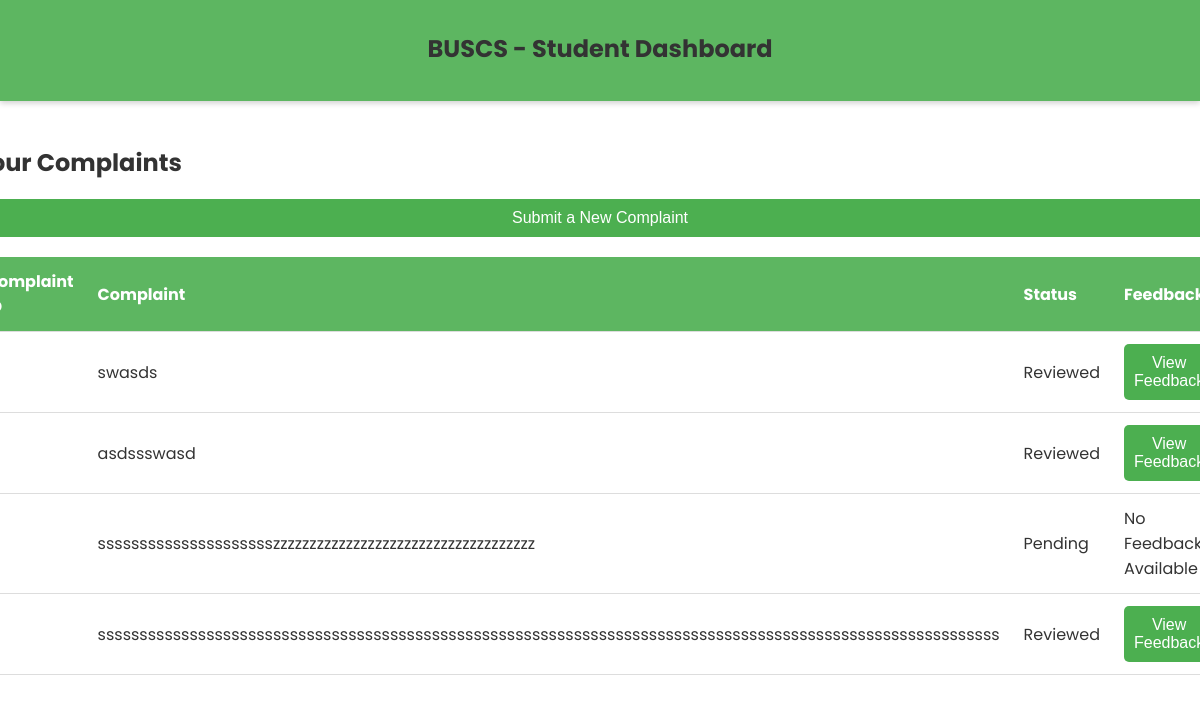
The app's page /student_dashboard.php (signed in) with its own data.
### tables this page shows
CREATE TABLE `complaints` (
  `ComplaintID` int(11) NOT NULL,
  `UserID` varchar(255) NOT NULL,
  `ComplaintText` text NOT NULL,
  `Status` enum('Pending','Assigned','Reviewed') DEFAULT 'Pending',
  `CategoryID` int(11) DEFAULT NULL,
  `Attachment` varchar(255) DEFAULT NULL,
  `CreatedAt` timestamp NOT NULL DEFAULT current_timestamp(),
  `UpdatedAt` timestamp NOT NULL DEFAULT current_timestamp() ON UPDATE current_timestamp()
);

### student_dashboard.php (the view, shortened to what this page needs)
<?php
include('dbconnect.php');
$userID = $_SESSION['UserID'];
$query = "
    SELECT c.ComplaintID, c.ComplaintText, c.Status,
           (SELECT GROUP_CONCAT(am.MessageText SEPARATOR '\n')
            FROM adminmessages am
            WHERE am.ComplaintID = c.ComplaintID) AS Feedback
    FROM complaints c
    WHERE c.UserID = ?
";
$stmt = $conn->prepare($query);
$stmt->bind_param("s", $userID);
$stmt->execute();
$result = $stmt->get_result();
$complaints = [];
while ($row = $result->fetch_assoc()) {
    $complaints[] = $row;
}
?>
<!DOCTYPE html>
<html lang="en">
<head>
    <link rel="stylesheet" href="styles.css">
</head>
<body>
    <header class="header">
        <h1>BUSCS - Student Dashboard</h1>
    </header>
    <div class="dashboard-container">
        <h2>Your Complaints</h2>
        <div class="submit-complaint">
            <a href="submit_complaint.php">
                <button class="btn-submit">Submit a New Complaint</button>
            </a>
        </div>
        <table>
            <thead>
                <tr>
                    <th>Complaint ID</th>
                    <th>Complaint</th>
                    <th>Status</th>
                    <th>Feedback</th>
                </tr>
            </thead>
            <tbody>
                <?php foreach ($complaints as $complaint): ?>
                    <tr>
                        <td><?php echo $complaint['ComplaintID']; ?></td>
                        <td><?php echo $complaint['ComplaintText']; ?></td>
                        <td><?php echo $complaint['Status']; ?></td>
                        <td>
                            <?php if ($complaint['Feedback']): ?>
                                <button class="btn-feedback" onclick="openModal(<?php echo $complaint['ComplaintID']; ?>)">View Feedback</button>
                            <?php else: ?>
                                No Feedback Available
                            <?php endif; ?>
                        </td>
                    </tr>
                <?php endforeach; ?>
            </tbody>
        </table>
    </div>
</body>
</html>

### styles.css (style rules this page uses)
body { font-family: 'Poppins', sans-serif; background-image: url('background.jpg'); background-size: cover; background-position: center; background-repeat: no-repeat; background-attachment: fixed; margin: 0; padding: 0; display: flex; flex-direction: column; align-items: center; justify-content: center; height: 100vh; color: #333; }
header { position: fixed; top: 0; left: 0; width: 100%; background-color: rgba(76, 175, 80, 0.9); color: white; padding: 15px 0; text-align: center; font-size: 28px; font-weight: 600; box-shadow: 0 2px 6px rgba(0, 0, 0, 0.2); z-index: 10; }
h1 { font-size: 24px; margin-bottom: 20px; color: #333; }
button { width: 100%; padding: 10px; background-color: #4CAF50; color: white; border: none; border-radius: 5px; font-size: 16px; cursor: pointer; transition: background-color 0.3s ease; }
table { width: 100%; border-collapse: collapse; margin-top: 20px; background-color: rgba(255, 255, 255, 0.9); border-radius: 8px; overflow: hidden; }
table th, table td { padding: 12px; text-align: left; border-bottom: 1px solid #ddd; }
table th { background-color: rgba(76, 175, 80, 0.9); color: white; }

### records on screen
complaints: ComplaintText "swasds", Status "Reviewed"
complaints: ComplaintText "asdssswasd", Status "Reviewed"
complaints: ComplaintText "ssssssssssssssssssssszzzzzzzzzzzzzzzzzzzzzzzzzzzzzzzzzzzz", Status "Pending", shows "No"
complaints: ComplaintText "ssssssssssssssssssssssssssssssssssssssssssssssssssssssssssssssssssssssssssssssssssssssssssssssssssssssssssss", Status "Reviewed"
